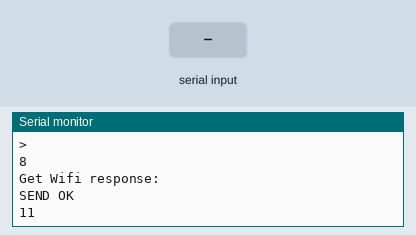
The sketch below on a simulated Arduino Uno, built with avr-gcc and run on an emulated ATmega328P. On the bench: the last lines printed to the serial monitor. The inputs (shaded band) are chosen by the test bench. The modem accepts every AT command (registered, SIM ready, sends succeed) and sends nothing else.

Above: at 15.5 s.
15.6 s: "1" received over Serial
At 16.8 s:
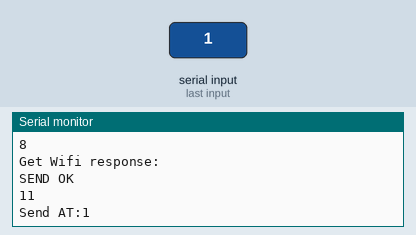
17.1 s: "1" received over the second serial link
At 17.6 s:
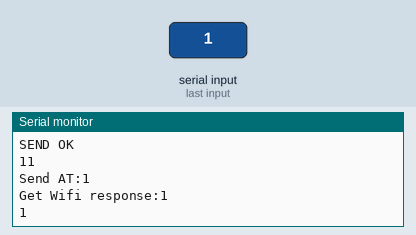
18.6 s: "0" received over Serial
At 19.2 s:
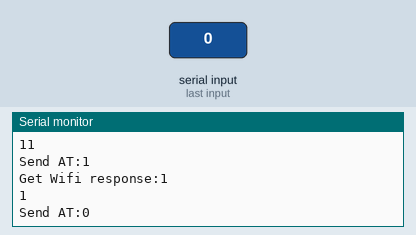
20.1 s: "0" received over the second serial link
At 21.1 s:
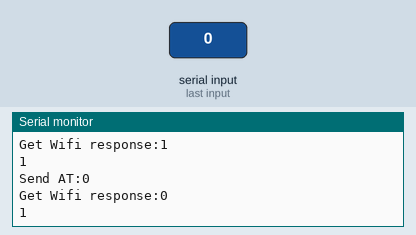
Timing chart, 0 to 22.6 s (numbered marks = the images above; inputs shaded):
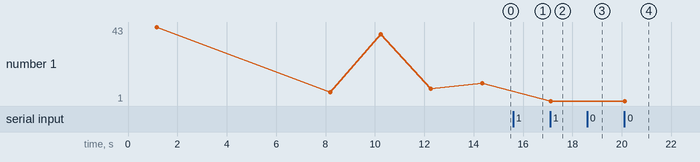

Measured:
- after the input at 15.6 s, the serial monitor: prints a new line at once (image 1)
- after the input at 17.1 s, the serial monitor: prints a new line at once (image 2)
- after the input at 18.6 s, the serial monitor: prints a new line at once (image 3)
- after the input at 20.1 s, the serial monitor: prints a new line at once (image 4)

The sketch:

ESPSoft67.ino
```cpp
#include <SoftwareSerial.h>
char c;
bool flag = true;
String data;
SoftwareSerial altPort(5,6);
unsigned int cnt = 0;
unsigned int tCnt = 0;

void setup() {
  // put your setup code here, to run once:
  altPort.begin(9600);
  Serial.begin(9600);
  delay(1000);
  Serial.println("Begin Test");
  altPort.println("AT");
  delay(100);
  altPort.println("AT+CWJAP=\"CoolDog\",\"86053436\"");
  getWifiInfo();
  delay(5000);
  update1();
}


void loop() {
  // put your main code here, to run repeatedly:
  getWifiInfo();
  getCmd();
}

void getWifiInfo(){
  if (altPort.available()) {
    data = "";
    cnt = 0;
    tCnt = 0;
    Serial.print("Get Wifi response:");
    while (altPort.available()) {
      c = altPort.read();
      cnt++;
      tCnt++;
      data += c;
      if (cnt >= 32) {
        //delay(100);
        //Serial.println(data);
        cnt = 0;
        data = "";
      }
    }
    Serial.println(data);
    Serial.println(tCnt);
  }
}

void getCmd(){
  if (Serial.available()) {
    data = "";
    flag = true;
    while (Serial.available()) {
      c = (char)Serial.read();
      //Serial.println(c);
      /*
      if(c == '\n' && data.equals("datasent")){
        update1();
        flag=false;
        data = "";
        break;
      }
      */
      data += c;
    }
    Serial.print("Send AT:");
    if (flag)altPort.println(data);
    Serial.println(data);
  }
}
void update1() {
  /*
  altPort.println("AT+CIPCLOSE");
  delay(500);
  */
  Serial.print("In AT Cmd:");
  altPort.println("AT+CIPMUX=1");
  delay(2000);
  getWifiInfo();
  altPort.println("AT+CIPSTART=4,\"TCP\",\"materonep001.sinaapp.com\",80");
  delay(2000);
  getWifiInfo();
  altPort.println("AT+CIPSEND=4,77");
  delay(2000);
  getWifiInfo();
  altPort.print("GET /homestatus.php?h=9888&t=8889 HTTP/1.1\r\n");
  delay(1000);
  getWifiInfo();
  altPort.print("host:materonep001.sinaapp.com\r\n");
  delay(1000);
  getWifiInfo();
  altPort.print("\r\n");
  getWifiInfo();
}
```
